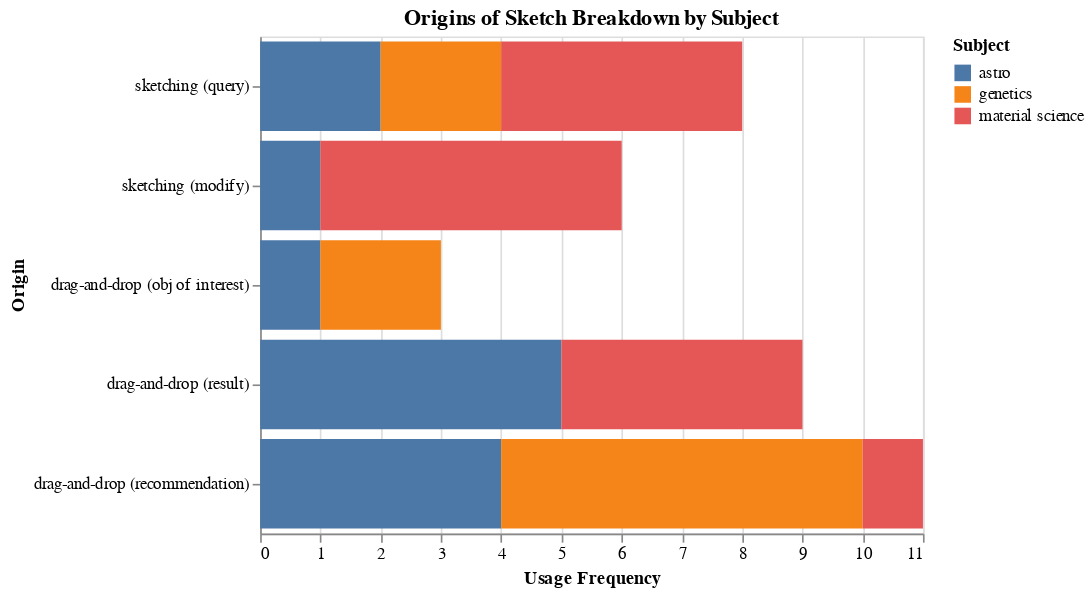

The code cell stored with this chart in its notebook:
### Code cell
alt.Chart(df_freq).mark_bar().encode(
    alt.X("Usage Frequency"),
    alt.Y("Feature",sort= itemsOfInterest,title="Origin"),
    color = "Subject"
).properties(
    title='Origins of Sketch Breakdown by Subject'
)

### Figure 1 — Vega-Lite specification as saved in the notebook (floating-point values rounded to 4 significant figures)
{"$schema": "https://vega.github.io/schema/vega-lite/v2.6.0.json", "config": {"view": {"height": 300, "width": 400}}, "data": {"name": "data-ab69d6e2c3df7030802c77eb75c11a8a"}, "datasets": {"data-ab69d6e2c3df7030802c77eb75c11a8a": [{"Feature": "drag-and-drop (obj of interest)", "Subject": "astro", "Usage Frequency": 1}, {"Feature": "drag-and-drop (obj of interest)", "Subject": "genetics", "Usage Frequency": 2}, {"Feature": "drag-and-drop (recommendation)", "Subject": "astro", "Usage Frequency": 4}, {"Feature": "drag-and-drop (recommendation)", "Subject": "genetics", "Usage Frequency": 6}, {"Feature": "drag-and-drop (recommendation)", "Subject": "material science", "Usage Frequency": 1}, {"Feature": "drag-and-drop (result)", "Subject": "astro", "Usage Frequency": 5}, {"Feature": "drag-and-drop (result)", "Subject": "material science", "Usage Frequency": 4}, {"Feature": "sketching (modify)", "Subject": "astro", "Usage Frequency": 1}, {"Feature": "sketching (modify)", "Subject": "material science", "Usage Frequency": 5}, {"Feature": "sketching (query)", "Subject": "astro", "Usage Frequency": 2}, {"Feature": "sketching (query)", "Subject": "genetics", "Usage Frequency": 2}, {"Feature": "sketching (query)", "Subject": "material science", "Usage Frequency": 4}]}, "encoding": {"color": {"field": "Subject", "type": "nominal"}, "x": {"field": "Usage Frequency", "type": "quantitative"}, "y": {"field": "Feature", "sort": ["sketching (query)", "sketching (modify)", "drag-and-drop (obj of interest)", "drag-and-drop (result)", "drag-and-drop (recommendation)"], "title": "Origin", "type": "nominal"}}, "mark": "bar", "title": "Origins of Sketch Breakdown by Subject"}
